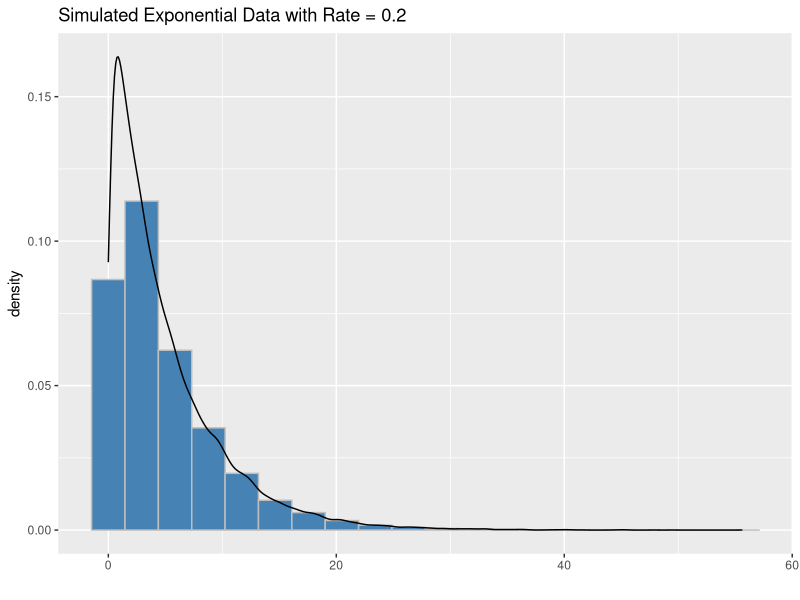
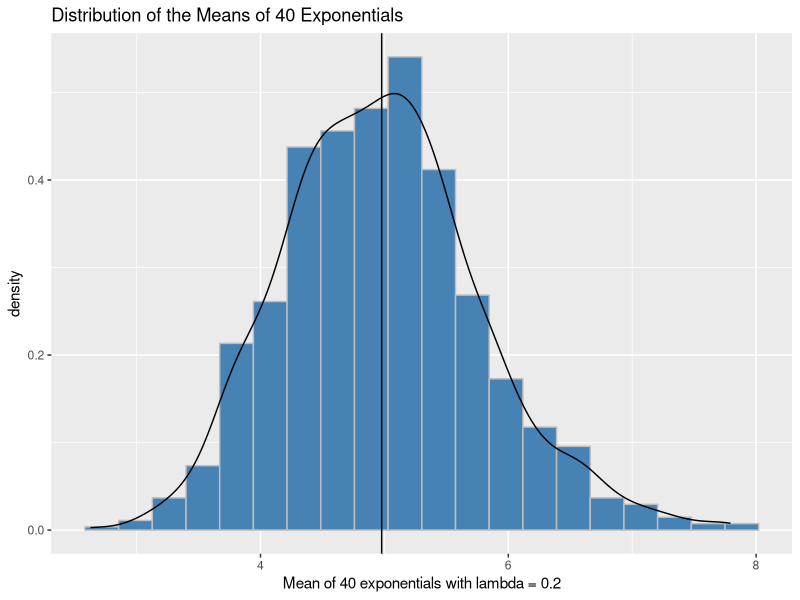
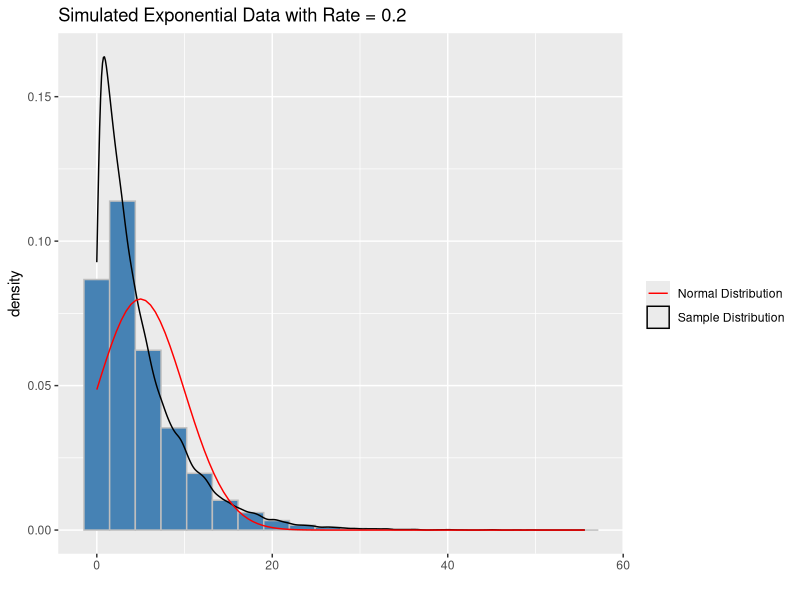
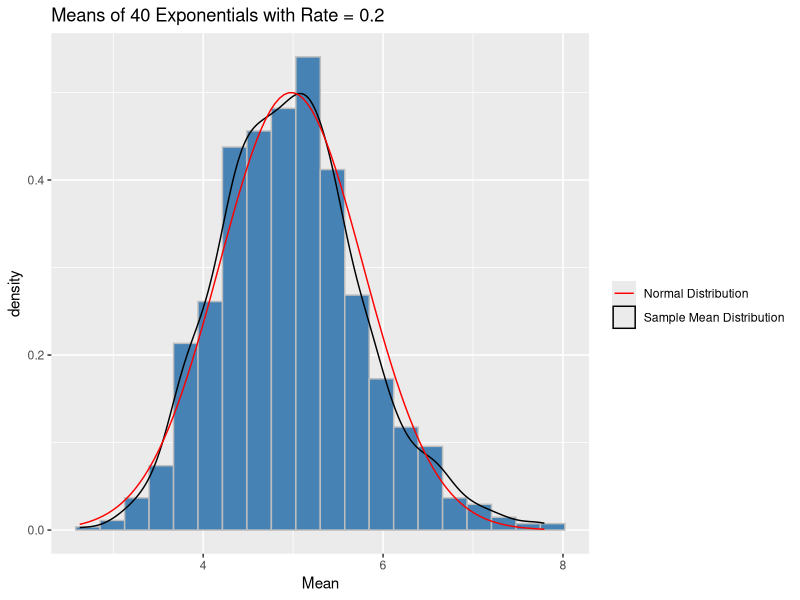
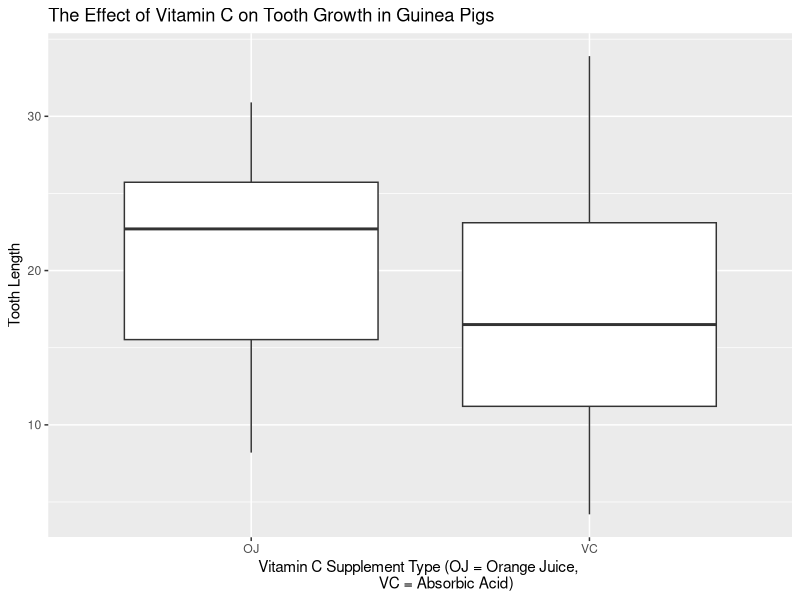
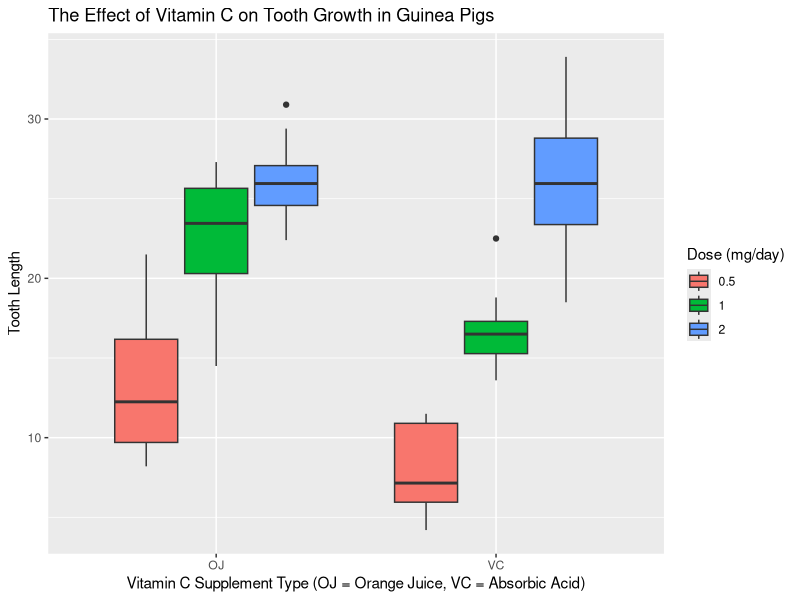

These figures' R source, in order:
## ---- chunk 1
knitr::opts_chunk$set(echo = TRUE)
knitr::opts_chunk$set(fig.width = 8)
## ---- chunk 2
lambda <- 0.2
sample <- rexp(40*1000, rate = lambda)
samplemat <- matrix(sample, nrow = 1000, ncol = 40)

## ---- chunk 3
library(ggplot2)
ggplot() +
        geom_histogram(aes(sample, y = ..density..), color = "grey",
                       fill = "steelblue", bins = 20)+
        geom_density(aes(sample)) +
        xlab("") +
        ggtitle("Simulated Exponential Data with Rate = 0.2")
## ---- chunk 4
samplemeans <- rowMeans(samplemat)
samplemean <- round(mean(samplemeans), 3)
theorymean <- 1/lambda
ggplot()+
        geom_histogram(aes(samplemeans, y = ..density..), color = "grey", 
                       fill = "steelblue", bins = 20) +
        geom_vline(xintercept = samplemean) +
        xlab("Mean of 40 exponentials with lambda = 0.2")+
        ggtitle("Distribution of the Means of 40 Exponentials") +
        geom_density(aes(samplemeans))

## ---- chunk 5
samplesd <- round(sd(sample), 3)
meansd <- round(sd(samplemeans), 3)
theorysd <- 1/lambda
## ---- chunk 6
ggplot(data.frame(sample), aes(sample)) +
        geom_histogram(aes(sample, y = ..density..), color = "grey", fill = "steelblue", position = "stack", bins = 20)+
        geom_density(aes(sample, col = "Sample Distribution")) +
        stat_function(fun = dnorm, 
                      args = list(mean = samplemean, sd = samplesd), 
                      geom = "line", aes(col = "Normal Distribution")) + 
        xlab("") +
        scale_color_manual(values = c("red", "black"), 
                           name = "") +
        ggtitle("Simulated Exponential Data with Rate = 0.2")
## ---- chunk 7
ggplot(data.frame(samplemeans), aes(samplemeans)) +
        geom_histogram(aes(samplemeans, y = ..density..), color = "grey", 
                       fill = "steelblue", position = "stack", bins = 20) +
        geom_density(aes(samplemeans, color = "Sample Mean Distribution")) +
        stat_function(fun = dnorm, 
                      args = list(mean = samplemean, sd = meansd), 
                      geom = "line", aes(col = "Normal Distribution")) + 
        scale_color_manual(values = c("red", "black"),
                           name = "") +
        xlab("Mean") +
        ggtitle("Means of 40 Exponentials with Rate = 0.2")
## ---- chunk 8
library(datasets)
str(ToothGrowth)
summary(ToothGrowth)
ggplot(ToothGrowth) +
        geom_boxplot(aes(x = supp, y = len)) +
        ylab("Tooth Length") +
        xlab("Vitamin C Supplement Type (OJ = Orange Juice, 
             VC = Absorbic Acid)") +
        ggtitle("The Effect of Vitamin C on Tooth Growth in Guinea Pigs")

## ---- chunk 9
ggplot(ToothGrowth) +
        geom_boxplot(aes(x = supp, y = len, fill = factor(dose)))+
        ylab("Tooth Length") +
        xlab("Vitamin C Supplement Type (OJ = Orange Juice, VC = Absorbic Acid)") +
        labs(fill = "Dose (mg/day)") +
        ggtitle("The Effect of Vitamin C on Tooth Growth in Guinea Pigs")

## ---- chunk 10
